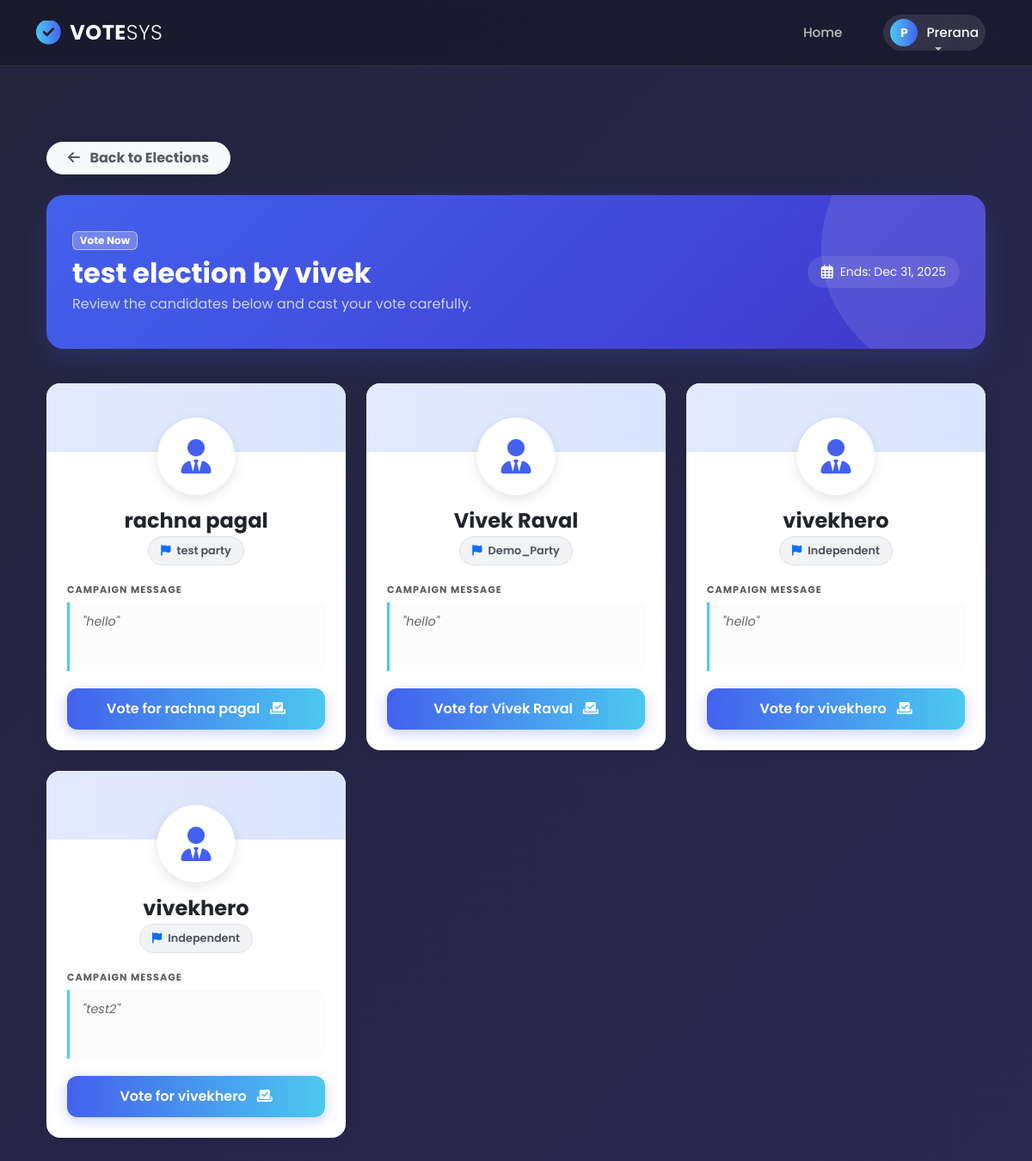
The page /users/voter/elections/3/campaigns/ (signed in) on the database as committed earlier.
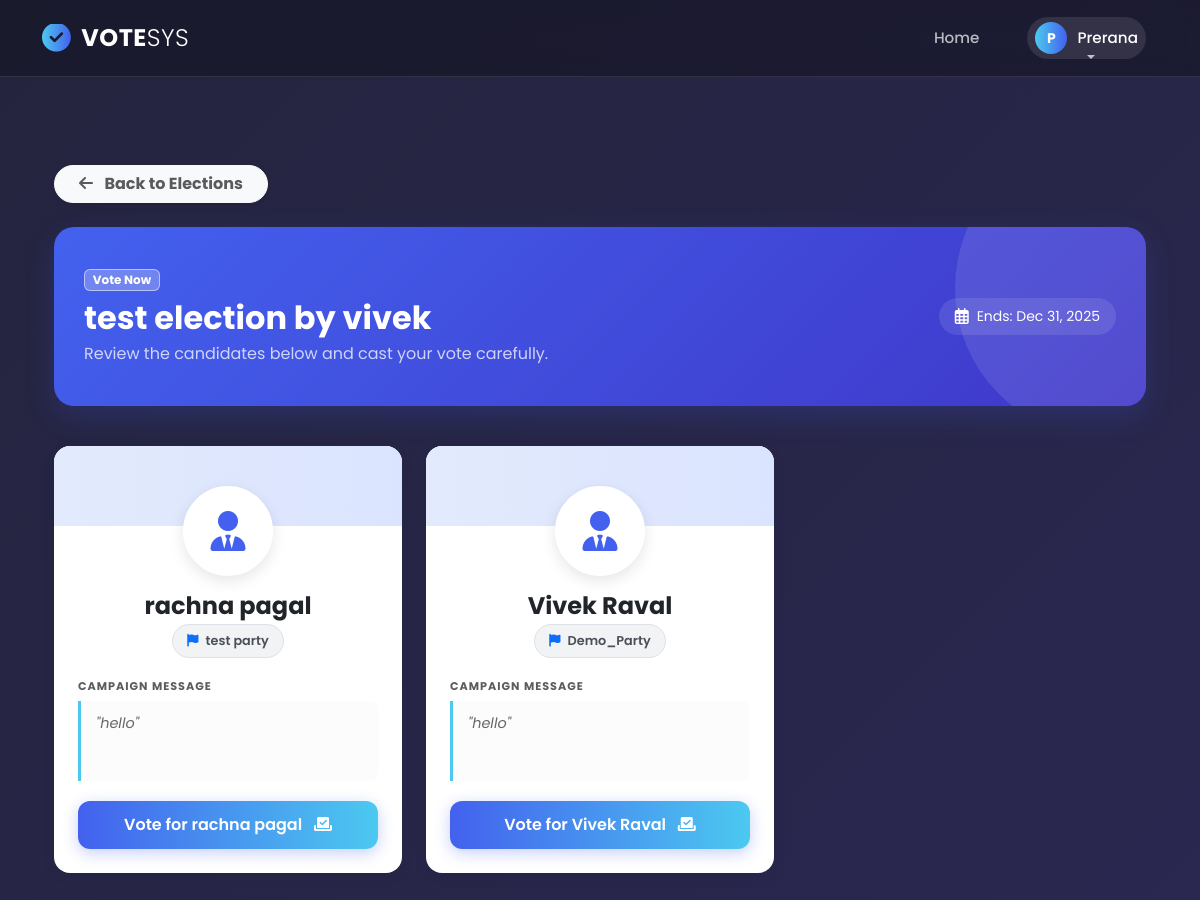
The same page on the database as committed later.
### users/models.py (models this page shows, shortened)
class Campaign(models.Model):
    candidate = models.ForeignKey(Candidate, on_delete=models.CASCADE)
    election = models.ForeignKey(Election, on_delete=models.CASCADE)
    message = models.TextField()
    created_at = models.DateTimeField(auto_now_add=True)

class Candidate(models.Model):
    user = models.OneToOneField(
        settings.AUTH_USER_MODEL,
        on_delete=models.SET_NULL,
        null=True,
        blank=True,
        related_name="candidate_profile",
    )
    elections = models.ManyToManyField(
        Election, blank=True, related_name="candidates"
    )
    name = models.CharField(max_length=100)
    age = models.PositiveIntegerField()
    area = models.CharField(max_length=100)
    party = models.ForeignKey(Party, on_delete=models.CASCADE)
    is_approved = models.BooleanField(default=False)

class Party(models.Model):
    name = models.CharField(max_length=100, unique=True)

### users/views.py (the view)
# urls.py: path('voter/elections/<int:election_id>/campaigns/', views.voter_view_campaigns, name='voter_view_campaigns'),
@login_required
def voter_view_campaigns(request, election_id):
    election = get_object_or_404(Election, pk=election_id)
    campaigns = Campaign.objects.filter(election=election).select_related('candidate', 'candidate__party')
    voter = get_object_or_404(Voter, user=request.user)
    voter_votes = Vote.objects.filter(voter=voter, election=election)
    voted_candidate_ids = voter_votes.values_list('candidate_id', flat=True)
    if Vote.objects.filter(voter=voter, election=election).exists():
        messages.info(request, "You have already voted in this election.")
        return redirect('voter_elections_list')
    return render(request, 'voter/campaigns.html', {
        'election': election,
        'campaigns': campaigns,
        'voted_candidate_ids': voted_candidate_ids,
        'voter': voter
    })

### users/templates/voter/campaigns.html (shortened to what this page needs)
{% extends 'base.html' %}
{% load static %}
{% block content %}
<link rel="stylesheet" href="https://cdnjs.cloudflare.com/ajax/libs/font-awesome/6.4.0/css/all.min.css">
<div class="container py-5">
    <div class="d-flex justify-content-between align-items-center mb-4">
        <a href="{% url 'voter_elections_list' %}" class="btn btn-light rounded-pill px-4 text-muted fw-bold shadow-sm">
            <i class="fas fa-arrow-left me-2"></i> Back to Elections
        </a>
    </div>
    <div class="election-header">
        <div class="row align-items-center position-relative z-1">
            <div class="col-lg-8">
                <span class="badge bg-white bg-opacity-25 border border-white border-opacity-50 text-white mb-2">Vote Now</span>
                <h2 class="fw-bold mb-1">{{ election.title }}</h2>
                <p class="mb-0 opacity-75">Review the candidates below and cast your vote carefully.</p>
            </div>
            <div class="col-lg-4 text-lg-end mt-3 mt-lg-0">
                <div class="d-inline-flex align-items-center bg-white bg-opacity-10 px-3 py-2 rounded-pill">
                    <i class="far fa-calendar-alt me-2"></i>
                    <small>Ends: {{ election.end_date|date:"M d, Y" }}</small>
                </div>
            </div>
        </div>
    </div>
    {% if campaigns %}
        <div class="row g-4">
            {% for campaign in campaigns %}
            <div class="col-md-6 col-lg-4">
                <div class="campaign-card h-100 {% if voted_candidate_ids %}card-disabled{% endif %}">
                    <div class="card-body text-center px-4 pb-4">
                        <div class="avatar-wrapper">
                            <div class="candidate-avatar">
                                <i class="fas fa-user-tie"></i>
                            </div>
                        </div>
                        <h4 class="fw-bold text-dark mt-3 mb-1">{{ campaign.candidate.name }}</h4>
                        <div class="party-badge">
                            <i class="fas fa-flag me-1 text-primary"></i> {{ campaign.candidate.party.name }}
                        </div>
                        <div class="text-start">
                            <small class="text-muted text-uppercase fw-bold" style="font-size: 0.7rem; letter-spacing: 1px;">Campaign Message</small>
                            <div class="manifesto-box mt-1">
                                "{{ campaign.message|default:'No campaign message provided.'|truncatewords:25 }}"
                            </div>
                        </div>
                        <div class="mt-auto">
                            {% if campaign.candidate.id in voted_candidate_ids %}
                                <button class="btn btn-success w-100 py-2 rounded-pill fw-bold" disabled style="opacity: 1; filter: none;">
                                    <i class="fas fa-check-circle me-2"></i> You Voted Here
                                </button>
                            {% elif voted_candidate_ids %}
                                <button class="btn btn-secondary w-100 py-2 rounded-pill" disabled>
                                    Election Closed
                                </button>
                            {% else %}
                                <form method="POST" action="{% url 'voter_cast_vote' election.id %}" onsubmit="return confirm('Are you sure you want to vote for {{ campaign.candidate.name }}? This action cannot be undone.');">
                                    <button type="submit" class="btn-vote">
                                        Vote for {{ campaign.candidate.name }} <i class="fas fa-vote-yea ms-2"></i>
                                    </button>
                                </form>
                            {% endif %}
                        </div>
                    </div>
                </div>
            </div>
            {% endfor %}
        </div>
    {% endif %}
</div>
{% endblock %}

Rows that differ between the two databases and show on the page:
removed Campaign: candidate.name "vivekhero", candidate.party.name "Independent", message "hello"
removed Campaign: candidate.name "vivekhero", candidate.party.name "Independent", message "test2"
